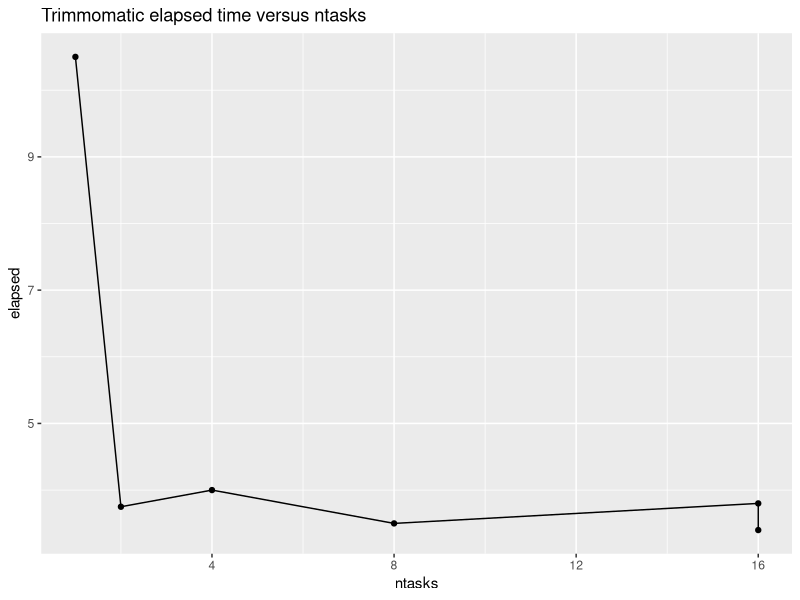

This chart was generated by the following R code:
## ---- chunk 1
knitr::opts_chunk$set(echo = TRUE)
library(dplyr)
library(ggplot2)
## ---- chunk 2

ntasks = c(1,2,4,8,16,16)
elapsed = c(10.5,3.75,4,3.5,(3*60+48)/60,(3*60+24)/60)
df = data.frame(ntasks, elapsed)
df %>% ggplot(aes(x=ntasks,y=elapsed)) + geom_line()  + geom_point() + ggtitle("Trimmomatic elapsed time versus ntasks")
